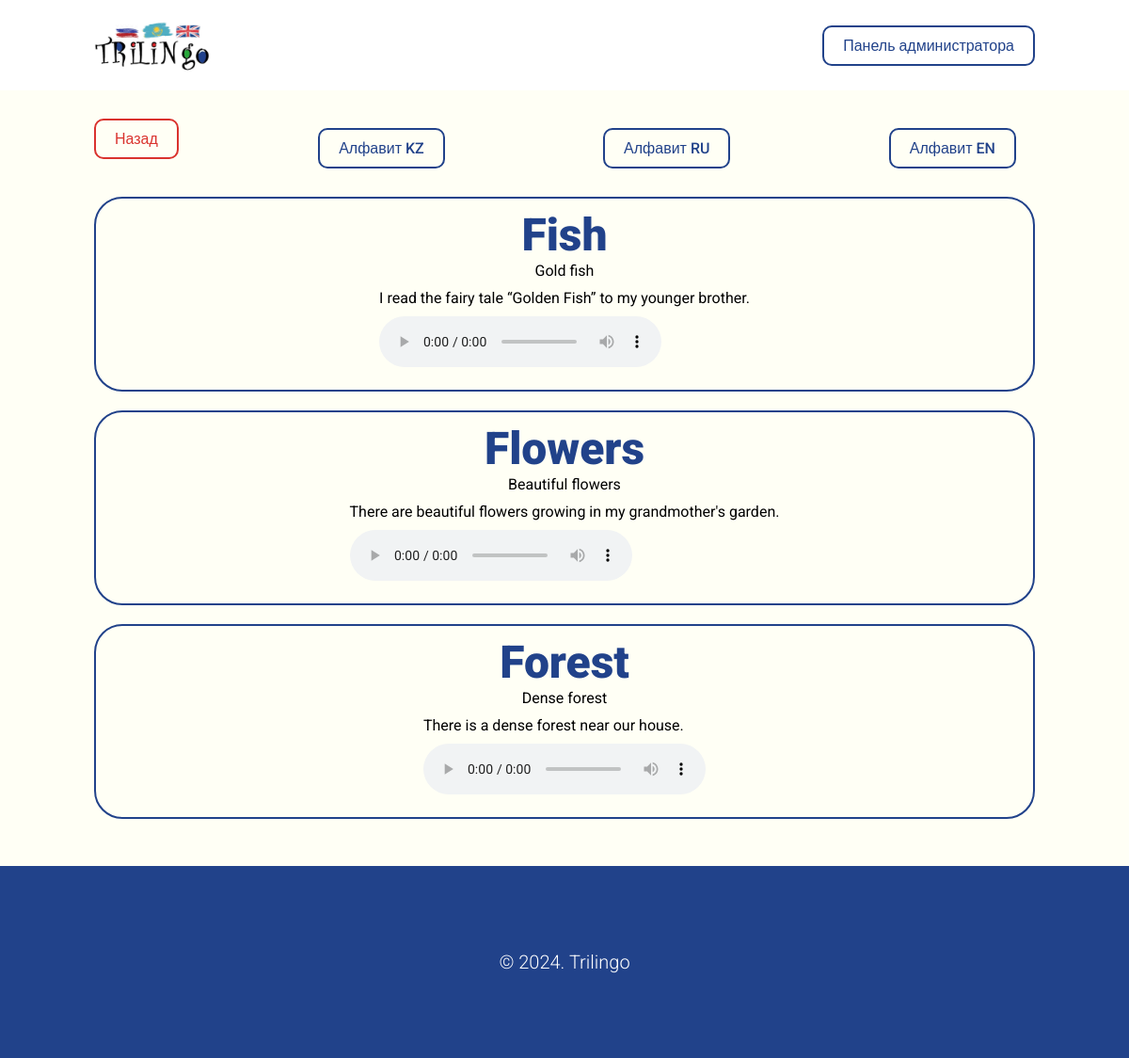
The app's page /filter/alphabet/en/f/ with its own data.
### trilingo_app/models.py (models this page shows, shortened)
class WordInEn(models.Model):
    alphabet = models.ForeignKey(EnglishAlphabet, on_delete=models.CASCADE, verbose_name="Буква на английском")
    word = models.CharField("Название слова", max_length=90)
    transcript = models.CharField("Транскрипт (необязательное поле)", max_length=160, null=True, blank=True)
    subword = models.CharField("Дополнительно", max_length=160)
    description = models.TextField("Описание")
    voice = models.FileField("Произношение", upload_to="voices/en/")
    class Meta:
        verbose_name = "Слово на английском"
        verbose_name_plural = "Слова на английском"

### trilingo_app/views.py (the view)
# urls.py: path('filter/alphabet/en/<slug:slug>/', views.filter_by_en_page, name='filter_by_en_page'),
def filter_by_en_page(request, slug):
    alphabet = get_object_or_404(EnglishAlphabet, slug=slug)
    words = WordInEn.objects.filter(alphabet=alphabet)
    context = {
        'alphabet': alphabet,
        'words': words
    }
    return render(request, "./words-by-en.html", context)

### trilingo_app/templates/words-by-en.html (shortened to what this page needs)
{% extends './base.html' %}
{% block content %}
<section class="block">
    <div class="container">
        <div class="d-flex align-items-center space-between" style="margin-bottom: 20px;">
            <a href="{% url 'home_page' %}" class="button-danger">Назад</a>
            <a href="{% url 'alphabets_kz_page' %}" class="button-primary">Алфавит KZ</a>
            <a href="{% url 'alphabets_ru_page' %}" class="button-primary">Алфавит RU</a>
            <a href="{% url 'alphabets_en_page' %}" class="button-primary">Алфавит EN</a>
        </div>
        <div class="theme-detail-row">
            {% for word in words %}
            <div class="theme-detail-col">
                <div class="letters-full-data">
                    <div class="letter-theme-detail">
                        <div class="letter">{{ word.word }}</div>
                        <div class="subletter">{{ word.subword }}</div>
                        <div class="description">{{ word.description }}</div>
                        <div class="audio">
                            <audio controls>
                                <source src="{{ word.voice.url }}" type="audio/mpeg" />
                            </audio>
                        </div>
                    </div>
                </div>
            </div>
            {% endfor %}
        </div>
    </div>
</section>
{% endblock %}

### trilingo_app/static/css/style.css (style rules this page uses)
* { padding: 0; margin: 0; box-sizing: border-box; font-family: "Roboto", sans-serif; }
.container { margin-left: 100px; margin-right: 100px; }
.d-flex { display: flex; }
.d-flex.align-items-center { align-items: center; }
.d-flex.space-between { justify-content: space-between; }
.button-primary { padding: 10px 20px; border: 2px solid #21428a; background-color: transparent; color: #21428a; text-decoration: none; border-radius: 10px; display: inline-block; font-weight: 500; transition: 0.3s ease-in-out; }
.button-danger { padding: 10px 20px; border: 2px solid #da332e; background-color: transparent; color: #da332e; text-decoration: none; border-radius: 10px; display: inline-block; font-weight: 500; transition: 0.3s ease-in-out; }
.block { background-color: #fffff5; padding: 30px 0; min-height: 100vh; }
.block .button-primary { margin-right: 20px; }
.block .button-danger { margin-bottom: 20px; }
.letter-image, .letter, .letter-item-img, .letter-item-text { display: block; }
.letter { color: #21428a; font-size: 48px; font-weight: 900; }
.letters-full-data { margin-bottom: 20px; border-radius: 30px; border: 2px solid #21428a; padding: 10px; display: flex; align-items: center; justify-content: space-around; }
.letter, .subletter { text-align: center }
.subletter { margin-bottom: 10px; }
.audio { margin: 10px 0; }

### records on screen
WordInEn: word "Fish", subword "Gold fish", description "I read the fairy tale “Golden Fish” to my younger brother."
WordInEn: word "Flowers", subword "Beautiful flowers", description "There are beautiful flowers growing in my grandmother's garden."
WordInEn: word "Forest", subword "Dense forest", description "There is a dense forest near our house."
